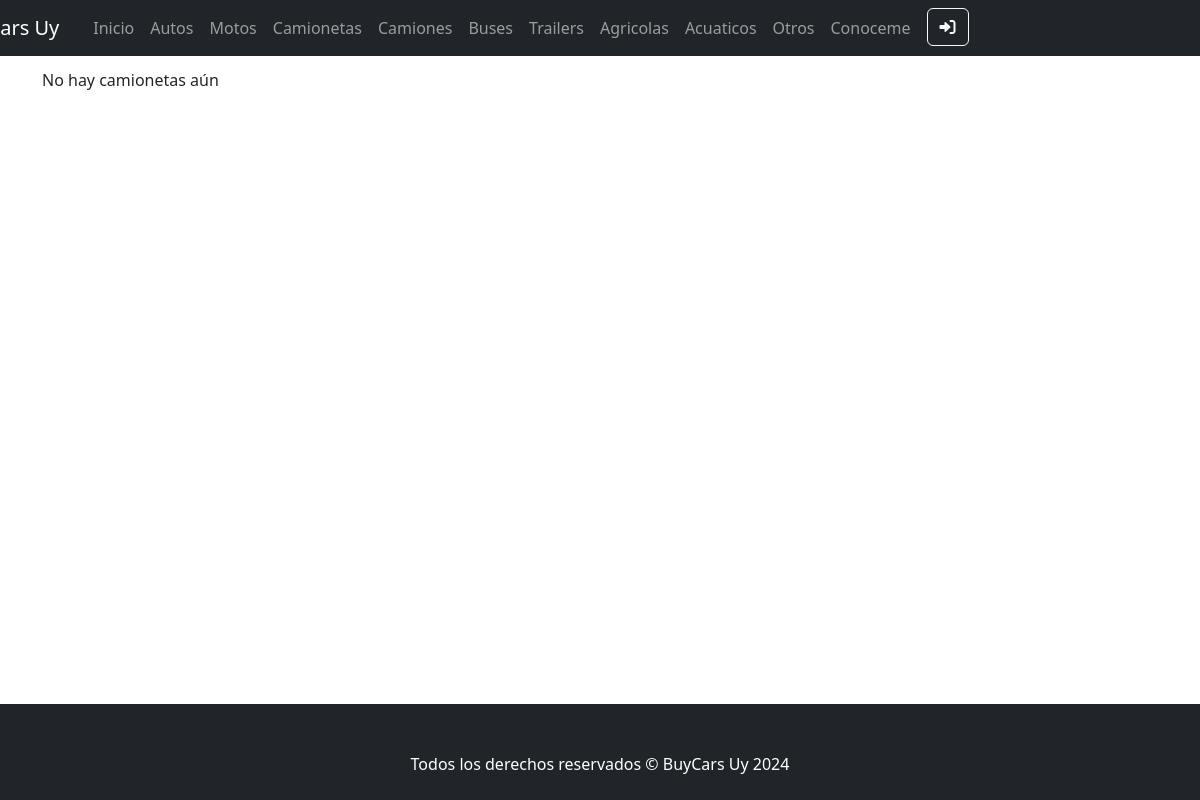
The app's page /App/vehiculos-lista/camionetas, older data.
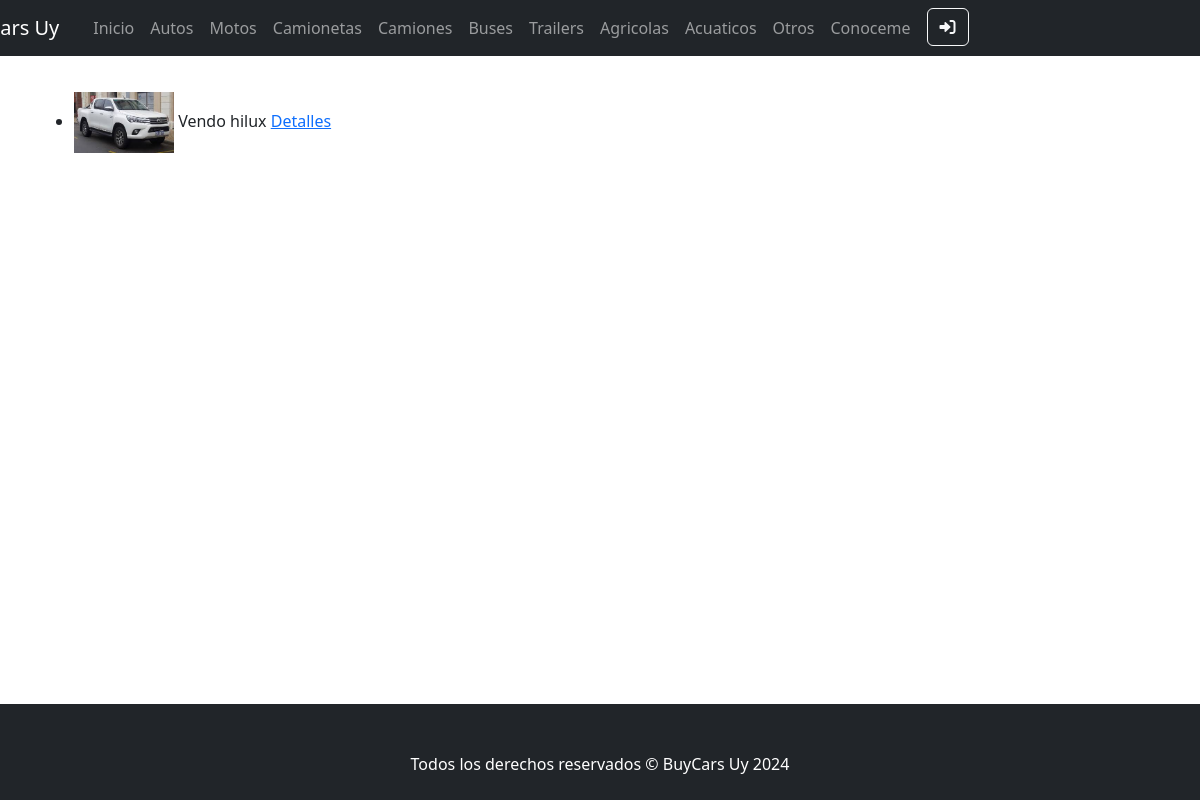
The same page, newer data.
### App/models.py (models this page shows, shortened)
class Vehiculo(models.Model):
    vehiculoSeleccion = (
    ('autos','Autos'),
    ('motos', 'Motos'),
    ('camionetas','Camionetas'),
    ('camiones','Camiones'),
    ('buses','Buses'),
    ('trailers','Trailers'),
    ('agricolas', 'Agricolas'),
    ('acuaticos', 'Acuaticos'),
    ('otro', 'Otro'),
    )
    vendedor = models.ForeignKey(User, on_delete=models.CASCADE, null=True, blank=True)
    titulo = models.CharField(max_length=200)
    tipo = models.CharField(max_length=15, choices=vehiculoSeleccion, default='autos')
    marca = models.CharField(max_length=40)
    modelo = models.CharField(max_length=40)
    anioFabricacion = models.IntegerField()
    precio = models.DecimalField(max_digits=10, decimal_places=2)
    descripcion = models.TextField(null=True, blank=True)
    fechaPublicacion = models.DateTimeField(auto_now_add=True)
    telefonoVendedor = models.CharField(max_length=20)
    emailVendedor = models.EmailField()
    imagen = models.ImageField(null=True, blank=True, upload_to="media/")
    kilometros = models.IntegerField(null=True, blank=True)
    class Meta:
        ordering = ['vendedor', '-fechaPublicacion']

### App/views.py (the view)
# urls.py: path('vehiculos-lista/<str:vehiculo>', views.vehiculos,name="Vehiculos"),
def vehiculos(req,vehiculo):
    vehiculos = Vehiculo.objects.filter(tipo__icontains=vehiculo)
    return render(req,f"{vehiculo}/{vehiculo}.html",{"vehiculos":vehiculos})

### App/templates/camionetas/camionetas.html (shortened to what this page needs)
{% extends "padre.html" %}
{% load static %}
{% block contenidoCambiable %}
{% if vehiculos %}
<ul>
    {% for camioneta in vehiculos %}
    <br>
    <div style="display: flex; column-gap: 5px;">
      <li>
        {% if camioneta.imagen %}
            <img src="{{camioneta.imagen.url}}" alt="avatar" width="100px">
        {% endif %}
          {{camioneta.titulo}}
        <a href="{% url 'VehiculoDetail' 'camionetas' camioneta.id %}"> Detalles </a>
      </li>
      </div>
    {% endfor %}
  </ul>
{% else %}
<p>No hay camionetas aún</p>
{% endif %}
{% endblock contenidoCambiable%}

### App/templates/padre.html (shortened to what this page needs)
<!DOCTYPE html>
<html lang="en">
    <head>
        {% load static %}
        <link href="{% static 'css/styles.css'%}" rel="stylesheet" />
        <link href="https://cdnjs.cloudflare.com/ajax/libs/font-awesome/6.0.0-beta3/css/all.min.css" rel="stylesheet">
    </head>
    <body>
        <nav class="navbar navbar-expand-lg navbar-dark bg-dark">
            <div class="container">
                <div style="padding-right: 10px; margin-left: -90px;">
                    <a class="navbar-brand" href="{% url 'Inicio' %}">BuyCars Uy</a>
                </div>
                <div class="collapse navbar-collapse" id="navbarSupportedContent">
                    <div>
                        <ul class="navbar-nav ms-auto mb-2 mb-lg-0">
                            {% if request.user.is_superuser or request.user.is_staff %}
                            <li class="nav-item"><a class="nav-link" href="">Inicio</a></li>
                            <li class="nav-item"><a class="nav-link" href="">Publicaciones</a></li>
                            <li class="nav-item"><a class="nav-link" href="">Consultas</a></li>
                            <li class="nav-item"><a class="nav-link" href="">Respuestas</a></li>
                            <li class="nav-item"><a class="nav-link" href="">Usuarios</a></li>
                            {% else %}
                            <li class="nav-item"><a class="nav-link" href="{% url 'Inicio' %}">Inicio</a></li>
                            <li class="nav-item"><a class="nav-link" href="{% url 'Vehiculos' vehiculo='autos' %}">Autos</a></li>
                            <li class="nav-item"><a class="nav-link" href="{% url 'Vehiculos' vehiculo='motos' %}">Motos</a></li>
                            <li class="nav-item"><a class="nav-link" href="{% url 'Vehiculos' vehiculo='camionetas' %}">Camionetas</a></li>
                            <li class="nav-item"><a class="nav-link" href="{% url 'Vehiculos' vehiculo='camiones' %}">Camiones</a></li>
                            <li class="nav-item"><a class="nav-link" href="{% url 'Vehiculos' vehiculo='buses' %}">Buses</a></li>
                            <li class="nav-item"><a class="nav-link" href="{% url 'Vehiculos' vehiculo='trailers' %}">Trailers</a></li>
                            <li class="nav-item"><a class="nav-link" href="{% url 'Vehiculos' vehiculo='agricolas' %}">Agricolas</a></li>
                            <li class="nav-item"><a class="nav-link" href="{% url 'Vehiculos' vehiculo='acuaticos' %}">Acuaticos</a></li>
                            <li class="nav-item"><a class="nav-link" href="#">Otros</a></li>
                            <li class="nav-item"><a class="nav-link" href="{% url 'About' %}">Conoceme</a></li>
                            {% endif %}
                            {% if request.user.is_authenticated %}
                                <li class="nav-item">
                                    <p class="text-white m-0">Usuario: <strong>{{ request.user.username }}</strong></p>
                                </li>
                                {% if not request.user.is_superuser or not request.user.is_staff %}
                                <li class="nav-item">
                                    <a class="btn btn-outline-light ms-2" href="{% url 'Perfil' %}">Perfil</a>
                                </li>
                                {% endif %}
                                <li class="nav-item">
                                    <form method="post" action="{% url 'Logout' %}" class="d-inline">
                                        {% csrf_token %}
                                        <button class="btn btn-outline-danger ms-2">
                                            <i class="fas fa-sign-out-alt"></i>
                                        </button>
                                    </form>
                                </li>
                            {% else %}
                                <li class="nav-item">
                                    <form method="get" action="{% url 'Login' %}" class="d-inline">
                                        <button class="btn btn-outline-light ms-2">
                                            <i class="fas fa-sign-in-alt"></i>
                                        </button>
                                    </form>
                                </li>
                            {% endif %}
                        </ul>
                    </div>
                </div>
            </div>
        </nav>
        <div class="ContenidoPrincipal">
            <div class="container">
                {% block contenidoCambiable %}
                {% endblock %}
            </div>
        </div>
        <footer class="py-5 bg-dark">
            <div class="container"><p class="m-0 text-center text-white">Todos los derechos reservados &copy; BuyCars Uy 2024</p></div>
        </footer>
    </body>
</html>

Row changes from the older to the newer data that the page shows:
added Vehiculo: imagen (picture), titulo "Vendo hilux"
Text that changed along with them:
text no longer shown: "No hay camionetas aún"
